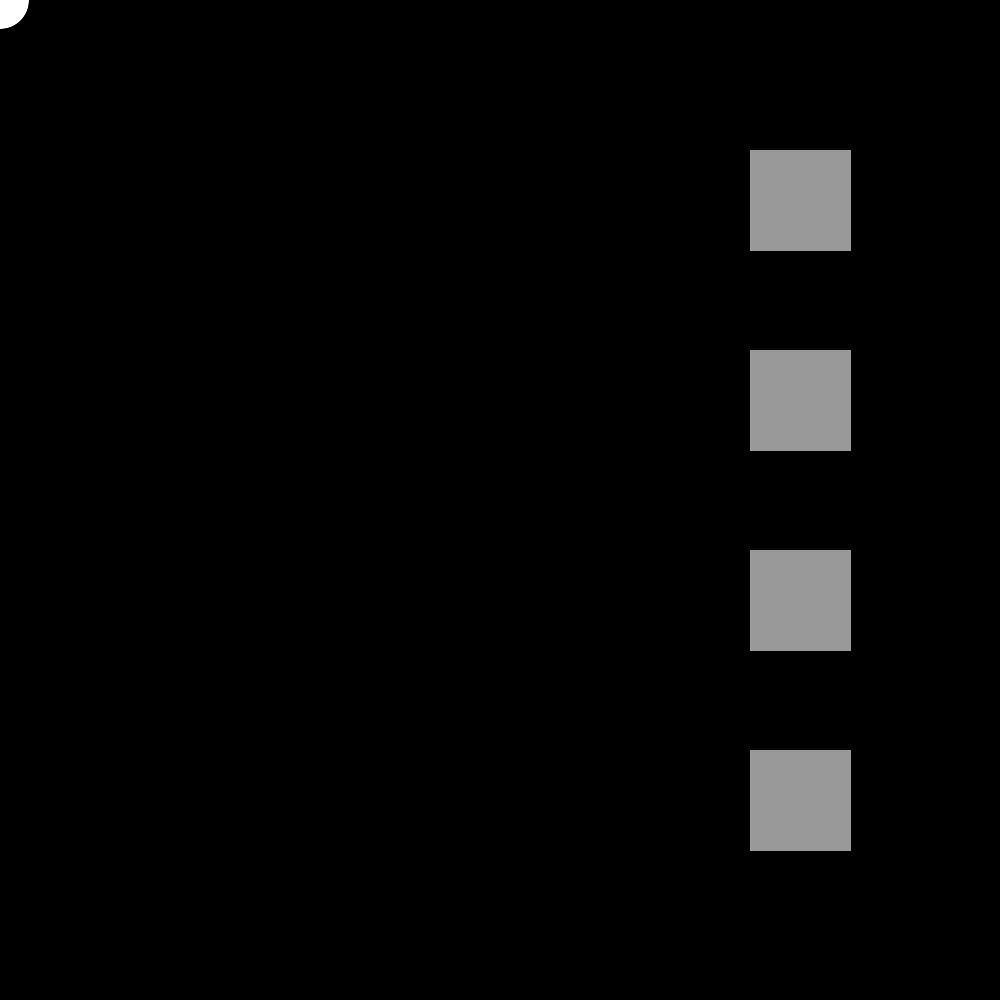
Frame 1 (no input)
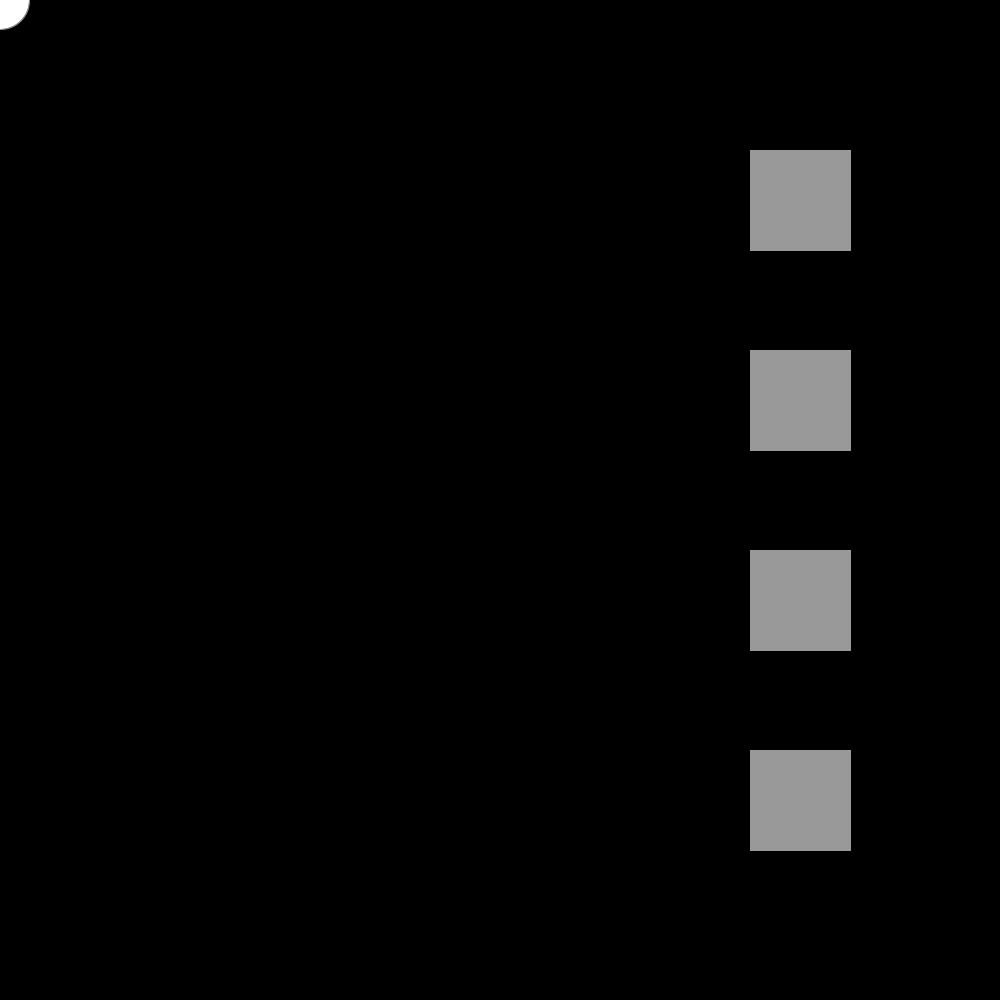
Frame 60 (the mouse pressed at the canvas centre just before this capture)
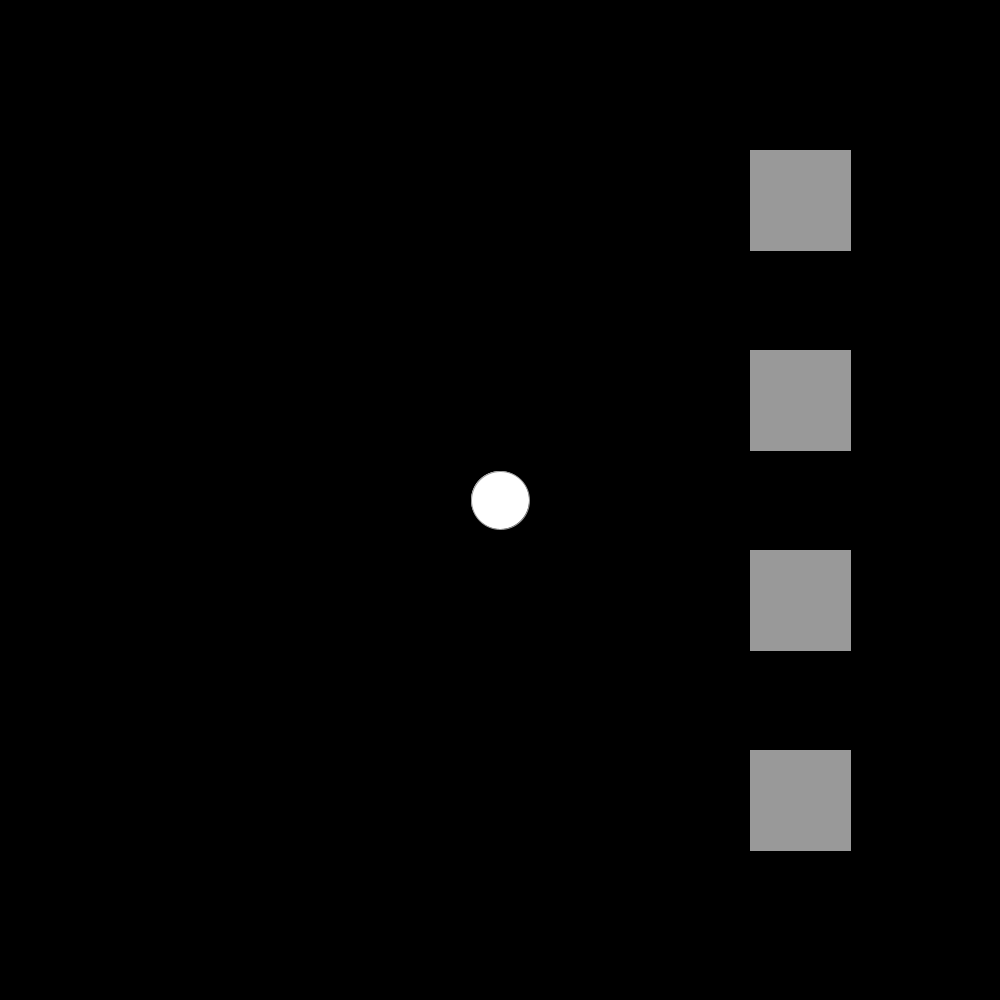
Frame 120 (the mouse held since frame 60 and released just before this capture)

The Processing sketch that drew these frames (run headless with seeded random() and noise(); from frame 60 on, the mouse is pressed at the canvas centre):

// Processing sketch: Final_Project
// ── Final_Project.pde
import java.util.*;
import java.util.Collections;
float cx=0;
float cy=0;
float a;
PVector v1, v2;
ArrayList <PVector> vert = new ArrayList<PVector>();
ArrayList <PVector> cent = new ArrayList<PVector>();
FloatList dia = new FloatList();
int i=0;
int j=0;
int k=0;
int count=0;
ArrayList <PVector> points = new ArrayList<PVector>();
ArrayList <PVector> points3 = new ArrayList<PVector>();
ArrayList <PVector> points2 = new ArrayList<PVector>();
ArrayList <PVector> points1 = new ArrayList<PVector>();
ArrayList <PVector> pppoints= new ArrayList<PVector>();
ArrayList <PVector> pppoints3= new ArrayList<PVector>();
ArrayList <PVector> pppoints2= new ArrayList<PVector>();
ArrayList <PVector> pppoints1= new ArrayList<PVector>();
ArrayList <PVector> Velocity=new ArrayList<PVector>();
ArrayList <PVector> Velocity1=new ArrayList<PVector>();
ArrayList <PVector> Velocity2=new ArrayList<PVector>();
ArrayList <PVector> Velocity3=new ArrayList<PVector>();
ArrayList <Float> Mag=new ArrayList<Float>();
ArrayList <Float> Mag1=new ArrayList<Float>();
ArrayList <Float> Mag2=new ArrayList<Float>();
ArrayList <Float> Mag3=new ArrayList<Float>();
float bx,bx1,bx2,bx3;
float by,by1,by2,by3;
int boxSize = 50;
boolean overBox = false;
boolean overBox1 = false;
boolean overBox2= false;
boolean overBox3 = false;
boolean locked = false;
float xOffset = 0.0; 
float yOffset = 0.0; 
int num = 60;
float mx[] = new float[num];
float my[] = new float[num];
char button;
float centerX,centerY,radius;
PVector P0;
import java.util.*;
PVector n=new PVector(0,0);
boolean option=false;
boolean option1=false;
boolean option2=false;
boolean option3=false;
boolean curvaturelock=false;
boolean curvaturelock1=false;
boolean curvaturelock2=false;
boolean curvaturelock3=false;
//ArrayList <Float> Mag;
void setup() {
   background(0);
   frameRate(1000);
  size(1000, 1000);
  
    
 /* centerX=centerY=500;
  radius=300;
 for (float x=0;x<width;)                                                                 //Find the potential poins(This is my initial attempt. No matter how I change the step size, the sampling points either too sparse or the memory overflow )
 {
   for(float y=0;y<height;)
   {
     float length=(float)Math.sqrt((2*x-centerX)*(2*x-centerX)+(y-centerY)*(y-centerY));
     //if(Math.abs(length-radius)<0.3&&Math.abs(length-radius)>0)
     if(Math.abs(length-radius)==0)
     {
       PVector point=new PVector(x,y);
       points.add(point);
     }
    
     y=y+1;
   }
   x=x+1;
 }
 */
  bx = width-200;                                   //initialize the coordinates of the button
  by = height-800;
  bx1= width-200;
  by1= height-600;
  bx2=width-200;
  by2=height-400;
  bx3=width-200;
  by3=height-200;
  rectMode(RADIUS);  
 /////////////////////////////////////////////////////
 for(float theta=0;theta<+2*PI;theta+=0.1)         //using superforluma to initialize the curve
 {
   float rad=r(theta,5,5,6,1,1,1);
   float x=rad*cos(theta)*50;
   float y=rad*sin(theta)*50;
   PVector point=new PVector(x,y);
   points.add(point);
 }
 //////////////////////////////////////////////////////
  for(float theta=0;theta<+2*PI;theta+=0.1)
 {
   float rad=r(theta,4,4,20,2,2,1);
   float x=rad*cos(theta)*50;
   float y=rad*sin(theta)*50;
   PVector point=new PVector(x,y);
   points1.add(point);
 }
////////////////////////////////////////////////////// 
 for(float theta=0;theta<+2*PI;theta+=0.1)
 {
   float rad=r(theta,4,4,8,4,3,2);
   float x=rad*cos(theta)*50;
   float y=rad*sin(theta)*50;
   PVector point=new PVector(x,y);
   points2.add(point);
 }
//////////////////////////////////////////////////////// 
   points3.add(new PVector(149,7));                      //initialize the logo of Batman
   points3.add(new PVector(131,14)); 
   points3.add(new PVector(122,22));
   points3.add(new PVector(113,25));
   points3.add(new PVector(106,33));
   points3.add(new PVector(102,36));
   points3.add(new PVector(97,41));
   points3.add(new PVector(91,45));
   points3.add(new PVector(84,49));
   points3.add(new PVector(78,53));
   points3.add(new PVector(75,60));
   points3.add(new PVector(70,63));
   points3.add(new PVector(63,73));
   points3.add(new PVector(60,79));
   points3.add(new PVector(46,93));
   points3.add(new PVector(37,99));
   points3.add(new PVector(28,115));
   points3.add(new PVector(24,120));
   points3.add(new PVector(20,127));
   points3.add(new PVector(16,135));
   points3.add(new PVector(15,145));
   points3.add(new PVector(12,158));
   points3.add(new PVector(13,164));
   points3.add(new PVector(17,160));
   points3.add(new PVector(33,151));
   points3.add(new PVector(42,143));
   points3.add(new PVector(53,141));
   points3.add(new PVector(59,140));
   points3.add(new PVector(62,139));
   points3.add(new PVector(67,139));
   points3.add(new PVector(78,142));
   points3.add(new PVector(84,144));
   points3.add(new PVector(90,145));
   points3.add(new PVector(100,150));
   points3.add(new PVector(107,157));
   points3.add(new PVector(109,165));
   points3.add(new PVector(122,176));
   points3.add(new PVector(127,183));
   points3.add(new PVector(131,189));
   points3.add(new PVector(134,194));
   points3.add(new PVector(141,192));
   points3.add(new PVector(145,188));
   points3.add(new PVector(151,183));
   points3.add(new PVector(160,179));
   points3.add(new PVector(164,177));
   points3.add(new PVector(170,177));
   points3.add(new PVector(176,178));
   points3.add(new PVector(180,179));
   points3.add(new PVector(193,181));
   points3.add(new PVector(203,196));
   points3.add(new PVector(216,199));
   points3.add(new PVector(223,203));
   points3.add(new PVector(229,213));
   points3.add(new PVector(236,221));
   points3.add(new PVector(240,233));
   points3.add(new PVector(244,242));
   points3.add(new PVector(247,251));
   points3.add(new PVector(249,263));
   points3.add(new PVector(252,270));
   points3.add(new PVector(256,262));
   points3.add(new PVector(258,255));
   points3.add(new PVector(259,250));
   points3.add(new PVector(262,244));
   points3.add(new PVector(266,236));
   points3.add(new PVector(270,229));
   points3.add(new PVector(275,219));
   points3.add(new PVector(284,207));
   points3.add(new PVector(286,202));
   points3.add(new PVector(290,197));
   points3.add(new PVector(295,195));
   points3.add(new PVector(299,191));
   points3.add(new PVector(307,183));
   points3.add(new PVector(312,182));
   points3.add(new PVector(321,178));
   points3.add(new PVector(330,179));
   points3.add(new PVector(337,179));
   points3.add(new PVector(347,179));
   points3.add(new PVector(354,176));
   points3.add(new PVector(352,182));
   points3.add(new PVector(358,187));
   points3.add(new PVector(362,190));
   points3.add(new PVector(367,189));
   points3.add(new PVector(372,185));
   points3.add(new PVector(375,178));
   points3.add(new PVector(380,171));
   points3.add(new PVector(385,168));
   points3.add(new PVector(390,164));
   points3.add(new PVector(393,158));
   points3.add(new PVector(401,154));
   points3.add(new PVector(410,139));
   points3.add(new PVector(422,142));
   points3.add(new PVector(438,139));
   points3.add(new PVector(451,141));
   points3.add(new PVector(457,139));
   points3.add(new PVector(470,146));
   points3.add(new PVector(474,145));
   points3.add(new PVector(483,159));
   points3.add(new PVector(481,148));
   points3.add(new PVector(488,166));
   points3.add(new PVector(494,157));
   points3.add(new PVector(490,151));
   points3.add(new PVector(489,144));
   points3.add(new PVector(487,138));
   points3.add(new PVector(482,126));
   points3.add(new PVector(479,119));
   points3.add(new PVector(473,109));
   points3.add(new PVector(468,102));
   points3.add(new PVector(459,85));
   points3.add(new PVector(454,79));
   points3.add(new PVector(449,72));
   points3.add(new PVector(436,61));
   points3.add(new PVector(433,58));
   points3.add(new PVector(424,52));
   points3.add(new PVector(418,45));
   points3.add(new PVector(408,39));
   points3.add(new PVector(398,30));
   points3.add(new PVector(394,25));
   points3.add(new PVector(390,22));
   points3.add(new PVector(382,17));
   points3.add(new PVector(375,16));
   points3.add(new PVector(369,8));
   points3.add(new PVector(364,7));
   points3.add(new PVector(356,5));
   points3.add(new PVector(358,8));
   points3.add(new PVector(366,16));
   points3.add(new PVector(371,23));
   points3.add(new PVector(374,28));
   points3.add(new PVector(378,34));
   points3.add(new PVector(381,43));
   points3.add(new PVector(380,51));
   points3.add(new PVector(373,62));
   points3.add(new PVector(363,70));
   points3.add(new PVector(355,73));
   points3.add(new PVector(347,75));
   points3.add(new PVector(333,77));
   points3.add(new PVector(317,71));
   points3.add(new PVector(307,68));
   points3.add(new PVector(291,52));
   points3.add(new PVector(286,45));
   points3.add(new PVector(282,37));
   points3.add(new PVector(280,30));
   points3.add(new PVector(278,22));
   points3.add(new PVector(277,4));
   points3.add(new PVector(273,12));
   points3.add(new PVector(266,20));
   points3.add(new PVector(261,23));
   points3.add(new PVector(253,25));
   points3.add(new PVector(241,22));
   points3.add(new PVector(236,16));
   points3.add(new PVector(231,14));
   points3.add(new PVector(225,9));
   points3.add(new PVector(222,5));
   points3.add(new PVector(224,12));
   points3.add(new PVector(225,19));
   points3.add(new PVector(221,30));
   points3.add(new PVector(220,31));
   points3.add(new PVector(217,48));
   points3.add(new PVector(207,44));
   points3.add(new PVector(205,66));
   points3.add(new PVector(190,70));
   points3.add(new PVector(186,74));
   points3.add(new PVector(177,76));
   points3.add(new PVector(170,76));
   points3.add(new PVector(162,75));
   points3.add(new PVector(152,74));
   points3.add(new PVector(146,72));
   points3.add(new PVector(137,68));
   points3.add(new PVector(135,63));
   points3.add(new PVector(128,64));
   points3.add(new PVector(124,60));
   points3.add(new PVector(120,52));
   points3.add(new PVector(122,42));
   points3.add(new PVector(128,32));
   points3.add(new PVector(135,23));
   points3.add(new PVector(136,19));
   points3.add(new PVector(141,14));
   points3.add(new PVector(145,9));
 
 
 
 ////////////////////////////////////////////////////////////////////////////
 //println("the size is"+ points.size());
 
 
 
  /*Collections.sort(points, new SortByY());               //sorting by position
   P0=points.get(0);                                     //
   points.remove(0);                                     //
   Collections.sort(points, new SortByPolarAngle());     //
   points.add(0,P0);    */                                 //
                                                           
   /*for(int i=0;i<points.size();i++)                      
  { 
   
    println("the position"+ i+ "is "+points.get(i));
    
  }*/
//////////////////////////////////////////////////////////////////////////////////////////////  
if(points.size()>1)
{
pppoints.add(points.get(points.size()-1));                          //initialize, prepare for the calculation of curvature
 
  for (int i=0;i<points.size();i++)                         //                     
  {
    Velocity.add(n);
    Mag.add(i,2.0);
    pppoints.add(points.get(i));
  }
   pppoints.add(points.get(0));    
}
/////////////////////////////////////////////////////////////////////////////////////////////

 pppoints1.add(points1.get(points1.size()-1));                          //initialize
 
  for (int i=0;i<points1.size();i++)                         //                     
  {
    Velocity1.add(n);
    Mag1.add(i,2.0);
    pppoints1.add(points1.get(i));
  }
   pppoints1.add(points1.get(0));    
///////////////////////////////////////////////////////////////////////////////////////////////
pppoints2.add(points2.get(points2.size()-1));                          //initialize
 
  for (int i=0;i<points2.size();i++)                         //                     
  {
    Velocity2.add(n);
    Mag2.add(i,2.0);
    pppoints2.add(points2.get(i));
  }
   pppoints2.add(points2.get(0));    
//////////////////////////////////////////////////////////////////////////////////////////////////
pppoints3.add(points3.get(points3.size()-1));                          //initialize
 
  for (int i=0;i<points3.size();i++)                         //                     
  {
    Velocity3.add(n);
    Mag3.add(i,2.0);
    pppoints3.add(points3.get(i));
  }
   pppoints3.add(points3.get(0));    



}


///////////////////////////////////////////////////////////////////////////////////////////////////////////////////

void draw()
{
   background(0);
   
  int which = frameCount % num;                                                        
  mx[which] = mouseX;
  my[which] = mouseY;
  
  for (int i = 0; i < num-30; i++) {                                   //Mouse effect
    // which+1 is the smallest (the oldest in the array)
    int index = (which+1 + i) % num;
    ellipseMode(RADIUS); 
    //noStroke();
    fill(255);
    ellipse(mx[index], my[index], i, i);
    //noStroke();
   //fill(255, 153); 
  }
  
  
   if (mouseX > bx-boxSize && mouseX < bx+boxSize &&                   //Determine if the button is pressed
      mouseY > by-boxSize && mouseY < by+boxSize) {
    overBox = true;  
    if(!locked) { 
      stroke(255,5000); 
      fill(153);
      rect(bx, by, boxSize, boxSize);
    } 
    else
    {
      stroke(255,5000); 
      fill(250,0,0);
      rect(bx, by, boxSize, boxSize);
    }
  } 
  /*else {
    stroke(153);
    fill(153);
    overBox = false;
    rect(bx, by, boxSize, boxSize);
  }*/
  
  /*stroke(153);
    fill(153);
    overBox = false;
    rect(bx, by, boxSize, boxSize);*/
  
 //////////////////////////////////////////////////////////////// 
  else if (mouseX > bx1-boxSize && mouseX < bx1+boxSize && 
      mouseY > by1-boxSize && mouseY < by1+boxSize) {
    overBox1 = true;  
    if(!locked) { 
      stroke(255,5000); 
      fill(153);
      rect(bx1, by1, boxSize, boxSize);
    } 
    else
    {
      stroke(255,5000); 
      fill(250,0,0);
      rect(bx1, by1, boxSize, boxSize);
    }
  } 
//////////////////////////////////////////////////////////////////////  
   else if (mouseX > bx2-boxSize && mouseX < bx2+boxSize && 
      mouseY > by2-boxSize && mouseY < by2+boxSize) {
    overBox2 = true;  
    if(!locked) { 
      stroke(255,5000); 
      fill(153);
      rect(bx2, by2, boxSize, boxSize);
    } 
    else
    {
      stroke(255,5000); 
      fill(250,0,0);
      rect(bx2, by2, boxSize, boxSize);
    }
  } 
  /////////////////////////////////////////////////////////////////////
  else if (mouseX > bx3-boxSize && mouseX < bx3+boxSize && 
      mouseY > by3-boxSize && mouseY < by3+boxSize) {
    overBox3 = true;  
    if(!locked) { 
      stroke(255,5000); 
      fill(153);
      rect(bx3, by3, boxSize, boxSize);
    } 
    else
    {
      stroke(255,5000); 
      fill(250,0,0);
      rect(bx3, by3, boxSize, boxSize);
    }
  } 
///////////////////////////////////////////////////////////////////  
  else {
    stroke(153);
    fill(153);
    overBox1 = false;
    overBox=false;
    overBox2=false;
    overBox3=false;
    rect(bx, by, boxSize, boxSize);
    rect(bx1, by1, boxSize, boxSize);
    rect(bx2,by2,boxSize,boxSize);
    rect(bx3,by3,boxSize,boxSize);
  }
 //////////////////////////////////////////////////////////////////////  
 if(option1||option2||option3)
   translate(width/3, height/2); 
   
   if(option)                                                           //When the button is pressed, trigger the program
   {
     if(count==0){
     points.clear();
     count=2;
     }
     if(k>0){
      pppoints.set(0,points.get(points.size()-1));
    for (int i=0;i<points.size();i++)
    {
       pppoints.set(i+1,points.get(i));
    }
    pppoints.set(pppoints.size()-1,points.get(0));
   
   /*for(int i=0;i<pppoints.size();i++)
   {
     println("the position is: "+i+" the value is: "+pppoints.get(i) );
   }
   
  for(int i=0;i<points.size();i++)
  { 
   
    //ellipse(points.get(i).x,points.get(i).y,10,10);
    
  }*/
  //ellipse
   /*for(int i=0;i<pppoints.size();i++)
   {
      //noStroke();
      //fill(100);
     // ellipse(pppoints.get(i).x, pppoints.get(i).y, 6, 6);
   }*/
   
   float ma,mb,xx,yy;
   float Xcentre,Ycentre;
   if (!curvaturelock)
   {
        for(int i=0;i<points.size();i++)                                                                  //calculation process for curcature and the magnitude of the speed
     {
       if (pppoints.get(i+1).x-pppoints.get(i).x==0)
       {
         if ((pppoints.get(i+2).x-pppoints.get(i+1).x)==0)
         {
           PVector pp=new PVector(0,0);
           Velocity.set(i,pp);
           Mag.set(i,0.0);
           continue;
         }
         else 
         {
            ma=(pppoints.get(i+2).y-pppoints.get(i).y)/(pppoints.get(i+2).x-pppoints.get(i).x);
            mb=(pppoints.get(i+2).y-pppoints.get(i+1).y)/(pppoints.get(i+2).x-pppoints.get(i+1).x);
            
         }
      
       }
       else
       {
         if ((pppoints.get(i+2).x-pppoints.get(i+1).x)==0)
         {
            ma=(pppoints.get(i+1).y-pppoints.get(i).y)/(pppoints.get(i+1).x-pppoints.get(i).x);
            mb=(pppoints.get(i+2).y-pppoints.get(i).y)/(pppoints.get(i+2).x-pppoints.get(i).x);
         }
         else
         {
           ma=(pppoints.get(i+1).y-pppoints.get(i).y)/(pppoints.get(i+1).x-pppoints.get(i).x);
           mb=(pppoints.get(i+2).y-pppoints.get(i+1).y)/(pppoints.get(i+2).x-pppoints.get(i+1).x);
         }
        
       }
    
       if(ma==mb)
       {
       //println("ERROR333!!!");
          PVector pp=new PVector(0,0);
          Velocity.set(i,pp);
          Mag.set(i,0.0);
         continue;
       }
     
       Xcentre=(ma*mb*(pppoints.get(i).y-pppoints.get(i+2).y)+mb*(pppoints.get(i).x+pppoints.get(i+1).x)-ma*(pppoints.get(i+1).x+pppoints.get(i+2).x))/(2*(mb-ma));
       Ycentre=-(Xcentre-(pppoints.get(i).x+pppoints.get(i+1).x)/2)/ma+(pppoints.get(i).y+pppoints.get(i+1).y)/2;
       PVector Center=new PVector(Xcentre,Ycentre);
       PVector Direction=PVector.sub(Center,points.get(i));
       float mag=Direction.mag();
       Mag.set(i,mag);
       PVector velocity=Direction.setMag(1);
       velocity=new PVector(velocity.x/mag,velocity.y/mag);                                         //Speed update every loop
       Velocity.set(i,velocity); 
     
     }
     
        for(int i=0;i<points.size();i++)
     {
       PVector ch=points.get(i).add(Velocity.get(i));                                              //Update the position of each pixel every loop
       points.set(i,ch);
     }
   }
   
   for(int i=0;i<Velocity.size();i++)
   {
     println("the velocity "+i+ "is"+Velocity.get(i));
   }
    //println("!!!the biggest mag is "+Mag.get(0));
    //println("!!!the smallest mag is"+ Mag.get(Mag.size()-1));
   if(!curvaturelock)
   {
       Collections.sort(Mag);
       println("!!!the biggest mag is "+Mag.get(0));
       println("!!!the smallest mag is"+ Mag.get(Mag.size()-1));
       
     if(Math.abs(Mag.get(0)-Mag.get(Mag.size()-1))<2)                                               //Threshold to stop the transformation process
     {
        curvaturelock=true;
     }
   }

   
  /* if(!curvaturelock)
   {
       Collections.sort(Mag);
       println("!!!the biggest mag is "+Mag.get(0));
       println("!!!the smallest mag is"+ Mag.get(Mag.size()-1));
       
     if(Math.abs(Mag.get(0)-Mag.get(Mag.size()-1))<1)
     {
        curvaturelock=true;
     }
   }*/
   
   
    smooth();
     noFill();
     stroke(255);
     beginShape();
     curveVertex(points.get(0).x,points.get(0).y);                                                 //Connect all the pixels
     for (int i=0;i<points.size();i++)
     {
       curveVertex(points.get(i).x,points.get(i).y);
     }
     curveVertex(points.get(0).x,points.get(0).y);
     curveVertex(points.get(0).x,points.get(0).y);
     endShape();
     } 
   }
//////////////////////////////////////////////////////////////////////////////   
    if(option1)
   {
     
       pppoints1.set(0,points1.get(points1.size()-1));
    for (int i=0;i<points1.size();i++)
    {
       pppoints1.set(i+1,points1.get(i));
    }
    pppoints1.set(pppoints1.size()-1,points1.get(0));
   
   /*for(int i=0;i<pppoints.size();i++)
   {
     println("the position is: "+i+" the value is: "+pppoints.get(i) );
   }
   
  for(int i=0;i<points.size();i++)
  { 
   
    //ellipse(points.get(i).x,points.get(i).y,10,10);
    
  }*/
  //ellipse
   /*for(int i=0;i<pppoints.size();i++)
   {
      //noStroke();
      //fill(100);
     // ellipse(pppoints.get(i).x, pppoints.get(i).y, 6, 6);
   }*/
   
   float ma,mb,xx,yy;
   float Xcentre,Ycentre;
   if (!curvaturelock1)
   {
        for(int i=0;i<points1.size();i++)
     {
       if (pppoints1.get(i+1).x-pppoints1.get(i).x==0)
       {
         if ((pppoints1.get(i+2).x-pppoints1.get(i+1).x)==0)
         {
           PVector pp=new PVector(0,0);
           Velocity1.set(i,pp);
           Mag1.set(i,0.0);
           continue;
         }
         else 
         {
            ma=(pppoints1.get(i+2).y-pppoints1.get(i).y)/(pppoints1.get(i+2).x-pppoints1.get(i).x);
            mb=(pppoints1.get(i+2).y-pppoints1.get(i+1).y)/(pppoints1.get(i+2).x-pppoints1.get(i+1).x);
            
         }
      
       }
       else
       {
         if ((pppoints1.get(i+2).x-pppoints1.get(i+1).x)==0)
         {
            ma=(pppoints1.get(i+1).y-pppoints1.get(i).y)/(pppoints1.get(i+1).x-pppoints1.get(i).x);
            mb=(pppoints1.get(i+2).y-pppoints1.get(i).y)/(pppoints1.get(i+2).x-pppoints1.get(i).x);
         }
         else
         {
           ma=(pppoints1.get(i+1).y-pppoints1.get(i).y)/(pppoints1.get(i+1).x-pppoints1.get(i).x);
           mb=(pppoints1.get(i+2).y-pppoints1.get(i+1).y)/(pppoints1.get(i+2).x-pppoints1.get(i+1).x);
         }
        
       }
    
       if(ma==mb)
       {
       //println("ERROR333!!!");
          PVector pp=new PVector(0,0);
          Velocity1.set(i,pp);
          Mag1.set(i,0.0);
         continue;
       }
     
       Xcentre=(ma*mb*(pppoints1.get(i).y-pppoints1.get(i+2).y)+mb*(pppoints1.get(i).x+pppoints1.get(i+1).x)-ma*(pppoints1.get(i+1).x+pppoints1.get(i+2).x))/(2*(mb-ma));
       Ycentre=-(Xcentre-(pppoints1.get(i).x+pppoints1.get(i+1).x)/2)/ma+(pppoints1.get(i).y+pppoints1.get(i+1).y)/2;
       PVector Center=new PVector(Xcentre,Ycentre);
       PVector Direction=PVector.sub(Center,points1.get(i));
       float mag=Direction.mag();
       Mag1.set(i,mag);
       PVector velocity=Direction.setMag(1);
       velocity=new PVector(velocity.x/mag,velocity.y/mag);
       Velocity1.set(i,velocity); 
     
     }
     
        for(int i=0;i<points1.size();i++)
     {
       PVector ch=points1.get(i).add(Velocity1.get(i));
       points1.set(i,ch);
     }
   }
   
   for(int i=0;i<Velocity1.size();i++)
   {
     println("the velocity "+i+ "is"+Velocity1.get(i));
   }
    //println("!!!the biggest mag is "+Mag.get(0));
    //println("!!!the smallest mag is"+ Mag.get(Mag.size()-1));
    if(!curvaturelock1)
   {
       Collections.sort(Mag1);
       println("!!!the biggest mag is "+Mag1.get(0));
       println("!!!the smallest mag is"+ Mag1.get(Mag.size()-1));
       
     if(Math.abs(Mag1.get(0)-Mag1.get(Mag1.size()-1))<1)
     {
        curvaturelock1=true;
     }
   }
   
   
    smooth();
     noFill();
     stroke(255);
     beginShape();
     curveVertex(points1.get(0).x,points1.get(0).y);
     for (int i=0;i<points1.size();i++)
     {
       curveVertex(points1.get(i).x,points1.get(i).y);
     }
     curveVertex(points1.get(0).x,points1.get(0).y);
     curveVertex(points1.get(0).x,points1.get(0).y);
     endShape();
   }
///////////////////////////////////////////////////////////////////////////////////////////////////////////////////////////   
 if(option2)
   {
       pppoints2.set(0,points2.get(points2.size()-1));
    for (int i=0;i<points2.size();i++)
    {
       pppoints2.set(i+1,points2.get(i));
    }
    pppoints2.set(pppoints2.size()-1,points2.get(0));
   
   /*for(int i=0;i<pppoints.size();i++)
   {
     println("the position is: "+i+" the value is: "+pppoints.get(i) );
   }
   
  for(int i=0;i<points.size();i++)
  { 
   
    //ellipse(points.get(i).x,points.get(i).y,10,10);
    
  }*/
  //ellipse
   /*for(int i=0;i<pppoints.size();i++)
   {
      //noStroke();
      //fill(100);
     // ellipse(pppoints.get(i).x, pppoints.get(i).y, 6, 6);
   }*/
   
   float ma,mb,xx,yy;
   float Xcentre,Ycentre;
   if (!curvaturelock2)
   {
        for(int i=0;i<points2.size();i++)
     {
       if (pppoints2.get(i+2).x-pppoints2.get(i).x==0)
       {
         if ((pppoints2.get(i+2).x-pppoints2.get(i+1).x)==0)
         {
           PVector pp=new PVector(0,0);
           Velocity2.set(i,pp);
           Mag2.set(i,0.0);
           continue;
         }
         else 
         {
            ma=(pppoints2.get(i+2).y-pppoints2.get(i).y)/(pppoints2.get(i+2).x-pppoints2.get(i).x);
            mb=(pppoints2.get(i+2).y-pppoints2.get(i+1).y)/(pppoints2.get(i+2).x-pppoints2.get(i+1).x);
            
         }
      
       }
       else
       {
         if ((pppoints2.get(i+2).x-pppoints2.get(i+1).x)==0)
         {
            ma=(pppoints2.get(i+1).y-pppoints2.get(i).y)/(pppoints2.get(i+1).x-pppoints2.get(i).x);
            mb=(pppoints2.get(i+2).y-pppoints2.get(i).y)/(pppoints2.get(i+2).x-pppoints2.get(i).x);
         }
         else
         {
           ma=(pppoints2.get(i+1).y-pppoints2.get(i).y)/(pppoints2.get(i+1).x-pppoints2.get(i).x);
           mb=(pppoints2.get(i+2).y-pppoints2.get(i+1).y)/(pppoints2.get(i+2).x-pppoints2.get(i+1).x);
         }
        
       }
    
       if(ma==mb)
       {
       //println("ERROR333!!!");
          PVector pp=new PVector(0,0);
          Velocity2.set(i,pp);
          Mag2.set(i,0.0);
         continue;
       }
     
       Xcentre=(ma*mb*(pppoints2.get(i).y-pppoints2.get(i+2).y)+mb*(pppoints2.get(i).x+pppoints2.get(i+1).x)-ma*(pppoints2.get(i+1).x+pppoints2.get(i+2).x))/(2*(mb-ma));
       Ycentre=-(Xcentre-(pppoints2.get(i).x+pppoints2.get(i+1).x)/2)/ma+(pppoints2.get(i).y+pppoints2.get(i+1).y)/2;
       PVector Center=new PVector(Xcentre,Ycentre);
       PVector Direction=PVector.sub(Center,points2.get(i));
       float mag=Direction.mag();
       Mag2.set(i,mag);
       PVector velocity=Direction.setMag(1);
       velocity=new PVector(velocity.x/mag,velocity.y/mag);
       Velocity2.set(i,velocity); 
     
     }
     
        for(int i=0;i<points2.size();i++)
     {
       PVector ch=points2.get(i).add(Velocity2.get(i));
       points2.set(i,ch);
     }
   }
   
   for(int i=0;i<Velocity2.size();i++)
   {
     println("the velocity "+i+ "is"+Velocity2.get(i));
   }
    //println("!!!the biggest mag is "+Mag.get(0));
    //println("!!!the smallest mag is"+ Mag.get(Mag.size()-1));
    if(!curvaturelock2)
   {
       Collections.sort(Mag2);
       println("!!!the biggest mag is "+Mag2.get(0));
       println("!!!the smallest mag is"+ Mag2.get(Mag.size()-1));
       
     if(Math.abs(Mag2.get(0)-Mag2.get(Mag2.size()-1))<1)
     {
        curvaturelock2=true;
     }
   }
   
   
    smooth();
     noFill();
     stroke(255);
     beginShape();
     curveVertex(points2.get(0).x,points2.get(0).y);
     for (int i=0;i<points2.size();i++)
     {
       curveVertex(points2.get(i).x,points2.get(i).y);
     }
     curveVertex(points2.get(0).x,points2.get(0).y);
     curveVertex(points2.get(0).x,points2.get(0).y);
     endShape();
   }  
/////////////////////////////////////////////////////////////////////////////////////////////////////   
   if(option3)
   {
       pppoints3.set(0,points3.get(points3.size()-1));
    for (int i=0;i<points3.size();i++)
    {
       pppoints3.set(i+1,points3.get(i));
    }
    pppoints3.set(pppoints3.size()-1,points3.get(0));
   
   /*for(int i=0;i<pppoints.size();i++)
   {
     println("the position is: "+i+" the value is: "+pppoints.get(i) );
   }
   
  for(int i=0;i<points.size();i++)
  { 
   
    //ellipse(points.get(i).x,points.get(i).y,10,10);
    
  }*/
  //ellipse
   /*for(int i=0;i<pppoints.size();i++)
   {
      //noStroke();
      //fill(100);
     // ellipse(pppoints.get(i).x, pppoints.get(i).y, 6, 6);
   }*/
   
   float ma,mb,xx,yy;
   float Xcentre,Ycentre;
   if (!curvaturelock3)
   {
        for(int i=0;i<points3.size();i++)
     {
       if (pppoints3.get(i+2).x-pppoints3.get(i).x==0)
       {
         if ((pppoints3.get(i+2).x-pppoints3.get(i+1).x)==0)
         {
           PVector pp=new PVector(0,0);
           Velocity3.set(i,pp);
           Mag3.set(i,0.0);
           continue;
         }
         else 
         {
            ma=(pppoints3.get(i+2).y-pppoints3.get(i).y)/(pppoints3.get(i+2).x-pppoints3.get(i).x);
            mb=(pppoints3.get(i+2).y-pppoints3.get(i+1).y)/(pppoints3.get(i+2).x-pppoints3.get(i+1).x);
            
         }
      
       }
       else
       {
         if ((pppoints3.get(i+2).x-pppoints3.get(i+1).x)==0)
         {
            ma=(pppoints3.get(i+1).y-pppoints3.get(i).y)/(pppoints3.get(i+1).x-pppoints3.get(i).x);
            mb=(pppoints3.get(i+2).y-pppoints3.get(i).y)/(pppoints3.get(i+2).x-pppoints3.get(i).x);
         }
         else
         {
           ma=(pppoints3.get(i+1).y-pppoints3.get(i).y)/(pppoints3.get(i+1).x-pppoints3.get(i).x);
           mb=(pppoints3.get(i+2).y-pppoints3.get(i+1).y)/(pppoints3.get(i+2).x-pppoints3.get(i+1).x);
         }
        
       }
    
       if(ma==mb)
       {
       //println("ERROR333!!!");
          PVector pp=new PVector(0,0);
          Velocity3.set(i,pp);
          Mag3.set(i,0.0);
         continue;
       }
     
       Xcentre=(ma*mb*(pppoints3.get(i).y-pppoints3.get(i+2).y)+mb*(pppoints3.get(i).x+pppoints3.get(i+1).x)-ma*(pppoints3.get(i+1).x+pppoints3.get(i+2).x))/(2*(mb-ma));
       Ycentre=-(Xcentre-(pppoints3.get(i).x+pppoints3.get(i+1).x)/2)/ma+(pppoints3.get(i).y+pppoints3.get(i+1).y)/2;
       PVector Center=new PVector(Xcentre,Ycentre);
       PVector Direction=PVector.sub(Center,points3.get(i));
       float mag=Direction.mag();
        if(Float.isNaN((mag)))
     {
       PVector pp=new PVector(0,0);
         Velocity3.set(i,pp);
          Mag3.set(i,0.0);
         //velocity=new PVector(0,0);
         continue;
      //mag=0.0;
     }
     if(Float.isInfinite((mag)))
     {
       PVector pp=new PVector(0,0);
         Velocity3.set(i,pp);
          Mag3.set(i,0.0);
         //velocity=new PVector(0,0);
         continue;
      //mag=0.0;
     }

       
       Mag3.set(i,mag);
       PVector velocity=Direction.setMag(1);
       
       if(mag==0)
       {
         PVector pp=new PVector(0,0);
         Velocity3.set(i,pp);
          Mag3.set(i,0.0);
         //velocity=new PVector(0,0);
         continue;
       }
       
       velocity=new PVector(velocity.x/mag,velocity.y/mag);
       Velocity3.set(i,velocity); 
     
     }
     
        for(int i=0;i<points3.size();i++)
     {
       PVector ch=points3.get(i).add(Velocity3.get(i));
       points3.set(i,ch);
     }
   }
   
   for(int i=0;i<Velocity3.size();i++)
   {
     println("the velocity "+i+ "is"+Velocity3.get(i));
   }
    //println("!!!the biggest mag is "+Mag.get(0));
    //println("!!!the smallest mag is"+ Mag.get(Mag.size()-1));
    if(!curvaturelock3)
   {
       Collections.sort(Mag3);
       println("!!!the biggest mag is "+Mag3.get(0));
       println("!!!the smallest mag is"+ Mag3.get(Mag3.size()-1));
       println("the value is:!!" + (Mag3.get(0)-Mag3.get(Mag3.size()-1)));
     if(Math.abs(Mag3.get(0)-Mag3.get(Mag3.size()-1))<500)
     //if(Mag3.get(0)<0.001)
     {
        curvaturelock3=true;
        //println("fuck!!!!");
     }
   }
   
   
    smooth();
     noFill();
     stroke(255);
     beginShape();
     curveVertex(points3.get(0).x,points3.get(0).y);
     for (int i=0;i<points3.size();i++)
     {
       curveVertex(points3.get(i).x,points3.get(i).y);
     }
     curveVertex(points3.get(0).x,points3.get(0).y);
     curveVertex(points3.get(0).x,points3.get(0).y);
     endShape();
   }  
   
/////////////////////////////////////////////////////////////////////////////////////////////////////     
      //background(0); 
  
  // Cycle through the array, using a different entry on each frame. 
  // Using modulo (%) like this is faster than moving all the values over.
  
      
}

float distSq(PVector p1, PVector p2)                                                                        // For sorting
{
    return (p1.x - p2.x)*(p1.x - p2.x) +
          (p1.y - p2.y)*(p1.y - p2.y);
}

int orientation(PVector p, PVector q, PVector r)
{
    float val = (q.y - p.y) * (r.x - q.x) -
              (q.x - p.x) * (r.y - q.y);
 
    if (val == 0) return 0;  // colinear
    return (val > 0)? 1: 2; // clock or counterclock wise
}

float r(float theta, float a, float b, float m, float n1, float n2, float n3) { 
    return pow(pow(abs(cos(m * theta / 4.0) / a), n2) + pow(abs(sin(m * theta / 4.0) / b), n3), -1.0 / n1);
  }
  
  
  
  
  void mousePressed()                                                                                 //For the mouse and the button
{
  if (count>0){
    vert.add(new PVector(mouseX-cx,mouseY-cy));
    point(mouseX,mouseY);
    println(""+mouseX,""+mouseY);
    if (k==0){
    if(i%2==0&&i!=0){
      cent.add(new PVector(0,0));
//void setup() {
//  background(0);
//  frameRate(1);
//  size(500, 500);
//  x=new float[20];
//  y=new float[20];
//  cx=new float[10];
//  cy=new float[10];
//  d=new float[10];
//}
      int g=i-2;
      int h=i-1;   // For the index of previous two points
      float m1 = (vert.get(g).x - vert.get(h).x)/(vert.get(h).y - vert.get(g).y);  // slope of perpendicular bisectors to lines AB
      float m2 = (vert.get(h).x - vert.get(i).x)/(vert.get(i).y - vert.get(h).y);  // slope of perpendicular bisectors to lines BC
      float aby = (vert.get(g).y+vert.get(h).y)/2;   //midpoint Y of AB
      float abx = (vert.get(g).x+vert.get(h).x)/2;   //midpoint X of AB
      float cby = (vert.get(i).y+vert.get(h).y)/2;   //midpoint Y of CB
      float cbx = (vert.get(i).x+vert.get(h).x)/2;   //midpoint X of CB
    //int g=i-2;
    //int h=i-1;  // For the index of previous two points
    //float m1 = (x[g] - x[h])/(y[h]-y[g]);  // slope of perpendicular bisectors to lines AB
    //float m2 = (x[h] - x[i])/(y[i]-y[h]);  // slope of perpendicular bisectors to lines BC
    //float aby = (y[g]+y[h])/2;   //midpoint Y of AB
    //float abx = (x[g]+x[h])/2;   //midpoint X of AB
    //float cby = (y[i]+y[h])/2;   //midpoint Y of AB
    //float cbx = (x[i]+x[h])/2;   //midpoint X of AB
    //cx[j]=(cby-aby+m1*abx-m2*cbx)/(m1-m2);
    //cy[j]=m1*(cx[j]-abx)+aby;
    //d[j]=2*abs(sqrt(sq(y[i]-cy[j])+sq(x[i]-cx[j])));
      if (abs((vert.get(h).y - vert.get(g).y))>0.3&&abs((vert.get(i).y - abs(vert.get(h).y)))>0.3){
        if(m1!=m2){
          cent.set(j,new PVector(((cby-aby+m1*abx-m2*cbx)/(m1-m2)-cx),(m1*((cby-aby+m1*abx-m2*cbx)/(m1-m2)-abx)+aby)-cy));
        }
        else{
          cent.set(j,new PVector((-cx+(cby-aby+m1*abx-m2*cbx)/(m1-m2)),(m1*((cby-aby+m1*abx-m2*cbx)/(m1-m2)-abx)+aby)-cy));
        }
      }
      if (abs((vert.get(h).y - vert.get(g).y))<0.3){
        cent.set(j,new PVector((((((vert.get(g).y+vert.get(h).y)/2-cbx)/m2)+cbx)-cx),((vert.get(g).y+vert.get(h).y)/2)-cy));
      }
      if (abs((vert.get(i).y - vert.get(h).y))<0.3){
        cent.set(j,new PVector(((((vert.get(i).y+vert.get(h).y)/2-abx)/m1)+cbx)-cx,((vert.get(i).y+vert.get(h).y)/2)-cy));
      }
      dia.append(2*abs(sqrt(sq(vert.get(i).y-cent.get(j).y)+sq(vert.get(i).x-cent.get(j).x))));
      //float start=atan2(y[g]-cy[j],x[g]-cx[j]);
      //float startd=start*180/PI;
      //float mid=atan2(y[h]-cy[j],x[h]-cx[j]);
      //float midd=mid*180/PI;
      //float finish=atan2(y[i]-cy[j],x[i]-cx[j]);
      //float finishd=finish*180/PI;
      ////float start= atan((y[g]-cy[j])/(x[g]-cx[j]));
      //float finish= atan((y[i]-cy[j])/(x[i]-cx[j]));
      float start=atan2((vert.get(g).y-cent.get(j).y),vert.get(g).x-cent.get(j).x);
      float strt1=start*180/PI;
      float mid=atan2(vert.get(h).y-cent.get(j).y,vert.get(h).x-cent.get(j).x);
      float mid1=mid*180/PI;
      float finish=atan2(vert.get(i).y-cent.get(j).y,vert.get(i).x-cent.get(j).x);
      float fin1=finish*180/PI;
      stroke(255,255,255);
      noFill();
      if (start==finish||mid==finish||start==mid){
        cent.set(j,new PVector((vert.get(g).x+vert.get(0).x)/2,(vert.get(g).y+vert.get(0).y)/2));
        dia.set(j,sqrt(sq(vert.get(g).x-vert.get(0).x)+sq(vert.get(g).y-vert.get(0).y)));
        start=atan2((vert.get(g).y-cent.get(j).y),vert.get(g).x-cent.get(j).x);
        finish=atan2(vert.get(0).y-cent.get(j).y,vert.get(0).x-cent.get(j).x);
        arc(cent.get(j).x,cent.get(j).y,dia.get(j),dia.get(j),start,finish);
                for (int l=0;l<10;l++){
          points.add(new PVector(cos(start+(finish-start)*l/10)*dia.get(j)/2+cent.get(j).x,sin(start+(finish-start)*l/10)*dia.get(j)/2+cent.get(j).y));          
        }
        //for(int l=0;l<points.size();l++){
        //  stroke(255,0,0);
        //  point(points.get(l).x,points.get(l).y);
        //}
        println("DONE"+points.size(),"P1:"+vert.get(g),"P2:"+vert.get(0),"cent:"+cent.get(j),"rad:"+dia.get(j));
        k=10;
      }
      if (k==0){
      if (start<mid&&mid>finish){
        if (start+2*PI<2*PI){
          start=start+2*PI;
        }
        else{
          finish=finish+2*PI;
        }
        
      }
      if (start>mid&&mid<finish){
        if (start+2*PI<2*PI){
          start=start+2*PI;
          if (mid+2*PI<2*PI)
          mid=mid+2*PI;
        }
        else{
          finish=finish+2*PI;
          mid=mid+2*PI;
        }
      }
      //if (i==19){
   // in//t g=i-1;
    //in//t h=i;  // For the index of previous two points
    //i=//0;
    //fl//oat m1 = (x[g] - x[h])/(y[h]-y[g]);  // slope of perpendicular bisectors to lines AB
    //fl//oat m2 = (x[h] - x[i])/(y[i]-y[h]);  // slope of perpendicular bisectors to lines BC
    //fl//oat aby = (y[g]+y[h])/2;   //midpoint Y of AB
    //fl//oat abx = (x[g]+x[h])/2;   //midpoint X of AB
    //fl//oat cby = (y[i]+y[h])/2;   //midpoint Y of AB
    //fl//oat cbx = (x[i]+x[h])/2;   //midpoint X of AB
    //cx//[j]=(cby-aby+m1*abx-m2*cbx)/(m1-m2);
    //cy//[j]=m1*(cx[j]-abx)+aby;
    //d[//j]=2*abs(sqrt(sq(y[i]-cy[j])+sq(x[i]-cx[j])));
    //fl//oat start=atan2(y[g]-cy[j],x[g]-cx[j]);
    //fl//oat startd=start*180/PI;
    //fl//oat mid=atan2(y[h]-cy[j],x[h]-cx[j]);
    //fl//oat midd=mid*180/PI;
    //fl//oat finish=atan2(y[i]-cy[j],x[i]-cx[j]);
    //fl//oat finishd=finish*180/PI;
    //////float start= atan((y[g]-cy[j])/(x[g]-cx[j]));
    ////float finish= atan((y[i]-cy[j])/(x[i]-cx[j]));
    //st//roke(255,255,255);
    //no//Fill();
    //if// (startd<midd&&midd<finishd){
    //ar//c(cx[j],cy[j],d[j],d[j],start,finish);
    //}
//    //if (finishd<midd&&midd<startd){
    //ar//c(cx[j],cy[j],d[j],d[j],finish,start);
    //}
//    ////if (startd<midd&&finish<start){
    ////arc(cx[j],cy[j],d[j],d[j],start,finish);
    ////}
    ////if (finishd<midd&&start<finishd){
    ////arc(cx[j],cy[j],d[j],d[j],finish,start);
    ////}
    ////if (startd>midd&&finish<start){
    ////arc(cx[j],cy[j],d[j],d[j],start,finish);
    ////}
    //pr//intln("centre:"+cx[j],""+cy[j],"Dia:"+d[j],"Start"+startd,"Mid:"+midd,"Finish:"+finishd);
  //}
      float startd=start*180/PI;
      float midd=mid*180/PI;
      float finishd=finish*180/PI;
      if (startd<midd&&midd<finishd){
        arc(cent.get(j).x,cent.get(j).y,dia.get(j),dia.get(j),start,finish);
        for (int l=0;l<10;l++){
          points.add(new PVector(cos(start+(finish-start)*l/10)*dia.get(j)/2+cent.get(j).x,sin(start+(finish-start)*l/10)*dia.get(j)/2+cent.get(j).y));          
        }
      }
      if (finishd<midd&&midd<startd){
        arc(cent.get(j).x,cent.get(j).y,dia.get(j),dia.get(j),finish,start);
                for (int l=0;l<10;l++){
          points.add(new PVector(cos(finish+(start-finish)*l/10)*dia.get(j)/2+cent.get(j).x,sin(finish+(start-finish)*l/10)*dia.get(j)/2+cent.get(j).y));          
        }

      }
      //if (startd<midd&&finish<start){
      //arc(cx[j],cy[j],d[j],d[j],start,finish);
      //}
      //if (finishd<midd&&start<finishd){
      //arc(cx[j],cy[j],d[j],d[j],finish,start);
      //}
      //if (startd>midd&&finish<start){
      //arc(cx[j],cy[j],d[j],d[j],start,finish);
      //}
      println("centre:"+cent.get(j).x,""+cent.get(j).y,"Dia:"+dia.get(j),"Start"+startd,"Mid:"+midd,"Finish:"+finishd,"S1:"+strt1,"M1:"+mid1,"F1:"+fin1,"pox:"+points.get((points.size()-1)));
      j=j+1;
    }
    }
  i=i+1;
  }
//Constructors
  
//Methods
  }
  if(overBox) { 
    locked = true;
    option=true;
    option1=false;
    option2=false;
    option3=false;
    stroke(153);
    fill(250, 0, 0);
     rect(bx, by, boxSize, boxSize);
  } 
   if(overBox1) { 
    locked = true;
    option=false;
    option1=true;
    option2=false;
    option3=false;
    stroke(153);
    fill(250, 0, 0);
     rect(bx1, by1, boxSize, boxSize);
  } 
   if(overBox2) { 
    locked = true; 
     option=false;
    option1=false;
    option2=true;
    option3=false;
    stroke(153);
    fill(250, 0, 0);
     rect(bx2, by2, boxSize, boxSize);
  } 
   if(overBox3) { 
    locked = true;
    option=false;
    option1=false;
    option2=false;
    option3=true;
    stroke(153);
    fill(250, 0, 0);
     rect(bx3, by3, boxSize, boxSize);
  } 
}  

void mouseReleased() {
  locked = false;
}
// ── Sketcher.pde
class Sketcher {
//Members

ArrayList <PVector> vert = new ArrayList<PVector>();
ArrayList <PVector> cent = new ArrayList<PVector>();
FloatList dia = new FloatList();
int i=0;
int j=0;
  void mousePressed(){
    vert.add(new PVector(mouseX,mouseY));
    if(i%2==0&&i!=0){
      cent.add(new PVector(0,0));
      int g=i-2;
      int h=i-1;   // For the index of previous two points
      float m1 = (vert.get(g).x - vert.get(h).x)/(vert.get(h).y - vert.get(g).y);  // slope of perpendicular bisectors to lines AB
      float m2 = (vert.get(h).x - vert.get(i).x)/(vert.get(i).y - vert.get(h).y);  // slope of perpendicular bisectors to lines BC
      float aby = (vert.get(g).y+vert.get(h).y)/2;   //midpoint Y of AB
      float abx = (vert.get(g).x+vert.get(h).x)/2;   //midpoint X of AB
      float cby = (vert.get(i).y+vert.get(h).y)/2;   //midpoint Y of CB
      float cbx = (vert.get(i).x+vert.get(h).x)/2;   //midpoint X of CB
      if (abs((vert.get(h).y - vert.get(g).y))>0.3&&abs((vert.get(i).y - abs(vert.get(h).y)))>0.3){
        if(m1!=m2){
          cent.set(j,new PVector((cby-aby+m1*abx-m2*cbx)/(m1-m2),m1*((cby-aby+m1*abx-m2*cbx)/(m1-m2)-abx)+aby));
        }
        else{
          cent.set(j,new PVector((cby-aby+m1*abx-m2*cbx)/(m1-m2),m1*((cby-aby+m1*abx-m2*cbx)/(m1-m2)-abx)+aby));
        }
      }
      if (abs((vert.get(h).y - vert.get(g).y))<0.3){
        cent.set(j,new PVector((((vert.get(g).y+vert.get(h).y)/2-cbx)/m2)+cbx,(vert.get(g).y+vert.get(h).y)/2));
      }
      if (abs((vert.get(i).y - vert.get(h).y))<0.3){
        cent.set(j,new PVector((((vert.get(i).y+vert.get(h).y)/2-abx)/m1)+cbx,(vert.get(i).y+vert.get(h).y)/2));
      }
      dia.append(2*abs(sqrt(sq(vert.get(i).y-cent.get(j).y)+sq(vert.get(i).x-cent.get(j).x))));
      //float start=atan2(y[g]-cy[j],x[g]-cx[j]);
      //float startd=start*180/PI;
      //float mid=atan2(y[h]-cy[j],x[h]-cx[j]);
      //float midd=mid*180/PI;
      //float finish=atan2(y[i]-cy[j],x[i]-cx[j]);
      //float finishd=finish*180/PI;
      ////float start= atan((y[g]-cy[j])/(x[g]-cx[j]));
      //float finish= atan((y[i]-cy[j])/(x[i]-cx[j]));
      float start=atan2((vert.get(g).y-cent.get(j).y),vert.get(g).x-cent.get(j).x);
      float startd=start*180/PI;
      float mid=atan2(vert.get(h).y-cent.get(j).y,vert.get(h).x-cent.get(j).x);
      float midd=mid*180/PI;
      float finish=atan2(vert.get(i).y-cent.get(j).y,vert.get(i).x-cent.get(j).x);
      float finishd=finish*180/PI;
      stroke(255,255,255);
      noFill();
      if (startd<midd&&midd<finishd){
        arc(cent.get(j).x,cent.get(j).y,dia.get(j),dia.get(j),start,finish);
      }
      if (finishd<midd&&midd<startd){
        arc(cent.get(j).x,cent.get(j).y,dia.get(j),dia.get(j),finish,start);
      }
      //if (startd<midd&&finish<start){
      //arc(cx[j],cy[j],d[j],d[j],start,finish);
      //}
      //if (finishd<midd&&start<finishd){
      //arc(cx[j],cy[j],d[j],d[j],finish,start);
      //}
      //if (startd>midd&&finish<start){
      //arc(cx[j],cy[j],d[j],d[j],start,finish);
      //}
      println("centre:"+cent.get(j).x,""+cent.get(j).y,"Dia:"+dia.get(j),"Start"+startd,"Mid:"+midd,"Finish:"+finishd);
      j=j+1;
    }
    i=i+1;
  }


//Constructors
  
//Methods
}
// ── SortByY.pde
class SortByY implements Comparator<PVector>
{
  public int compare(PVector o1, PVector o2) 
  {
  //Student s1 = (Student) o1;
  //Student s2 = (Student) o2;
  if (o1.y > o2.y)
  {
    return 1;
  }
   
  return -1;
 }
 
}
